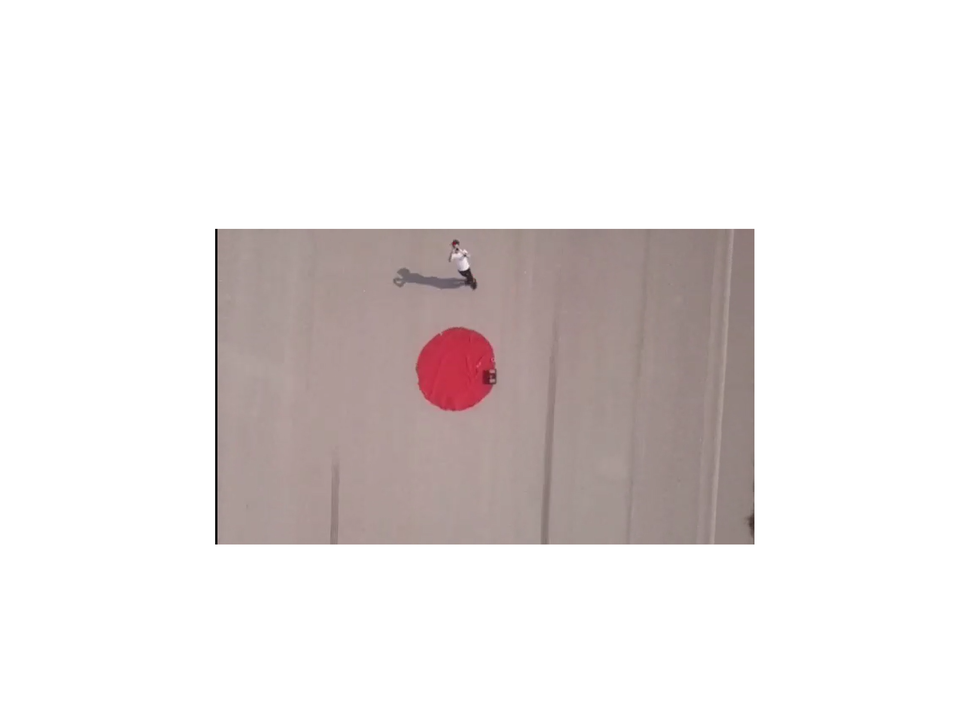
#> input picture algorithms/pixel_deviation/target_example.png, 970 x 727 px, shrunk from 2592 x 1944 before the run, given in place of the camera
$ python canny_edge.py
#> lines starting #> are read from the running program, lines starting #| are printed output that depends on the picture; after the words box and inside, x2 and y2 are one past the last pixel; in counts of white or black regions, pixels touching at a corner belong together
import cv2 as cv
import numpy as np

cam = cv.VideoCapture(0)

def autoCanny(blur, sigma=0.33):
    median = np.median(blur)
    lower=int(max(0,(1.0-sigma)*median))
    upper=int(min(255,(1.0-sigma)*median))
    canny=cv.Canny(blur,lower,upper)
    return canny

while True:
    ret,capture =cam.read()
#> capture is the input picture: shape (727, 970, 3); mean B, G, R 227.5, 228, 233.1
    gray = cv.cvtColor(capture, cv.COLOR_BGR2GRAY)
    blur = cv.GaussianBlur(gray,(3,3),0)
    canny = autoCanny(blur)
#> in autoCanny, `median = np.median(blur)`: median = 255
#> in autoCanny, `lower=int(max(0,(1.0-sigma)*median))`: lower = 170
#> in autoCanny, `canny=cv.Canny(blur,lower,upper)`:
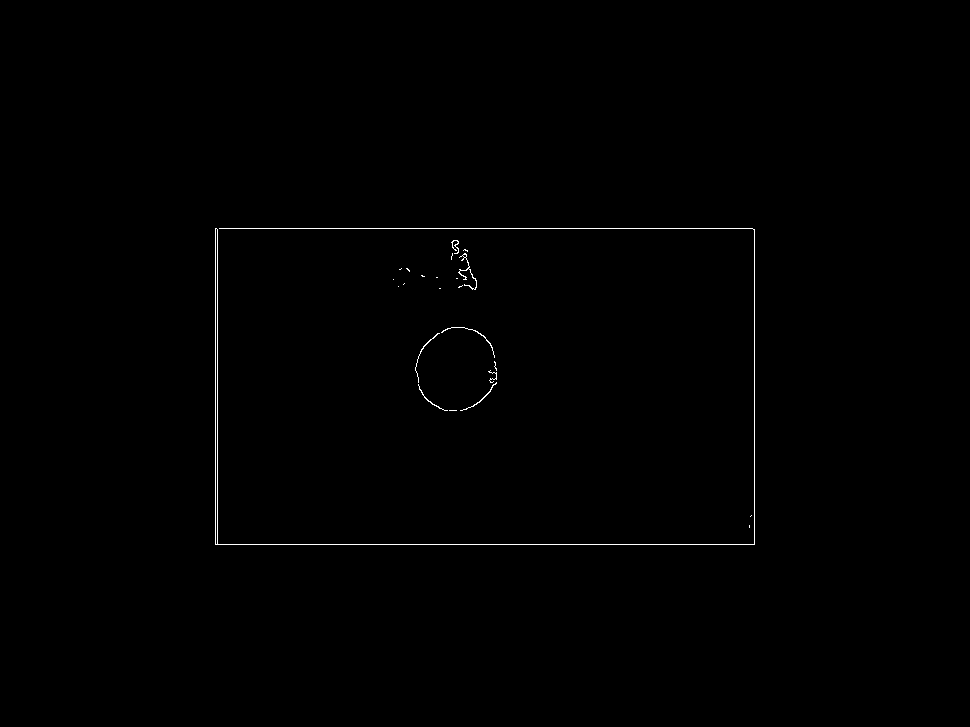
#> canny: shape (727, 970); 0.36% white in thin lines or dots, all inside (x1, y1, x2, y2) = (215, 228, 755, 545)
    cv.imshow('Original',capture)
    cv.imshow('canny',canny)

    if cv.waitKey(30)==27:
#> (key Esc is pressed here)
        break


cam.release()

cv.destroyAllWindows()
